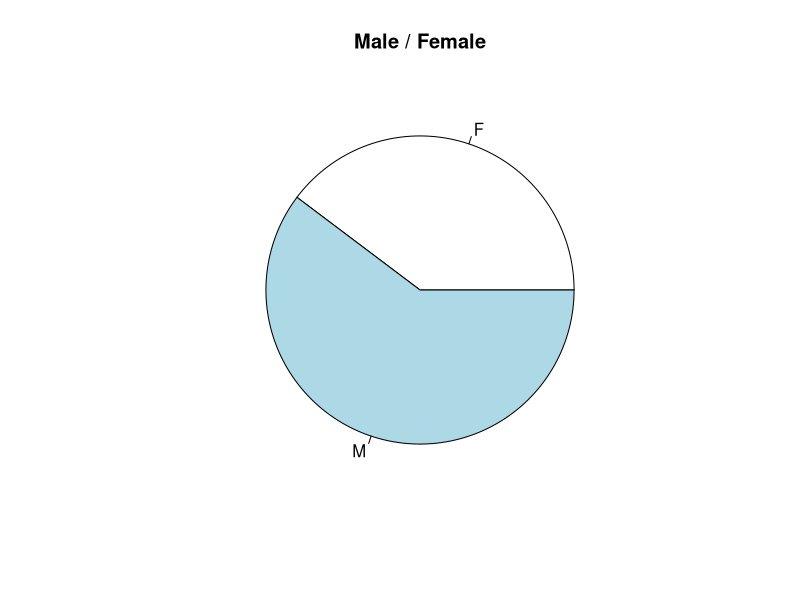

The R script that drew this image:
myData <- read.csv("database.csv",TRUE,",")

names(myData) <- c("No.","Last_Name","First_Name","Sex_M_F","Age","Domain","Years.Of.Practice","
                   Number_of_pacients","Succ_cases")

#head(myData)

# PieChart for Male / Female

x <- table(myData$Sex_M_F) # table ia de cate ori se repeta valorile

#as.vector(x) # memoreaza doar valorile, fara denumiri

#labels <- c("Female","Male")
pie(x,names(x),main="Male / Female")